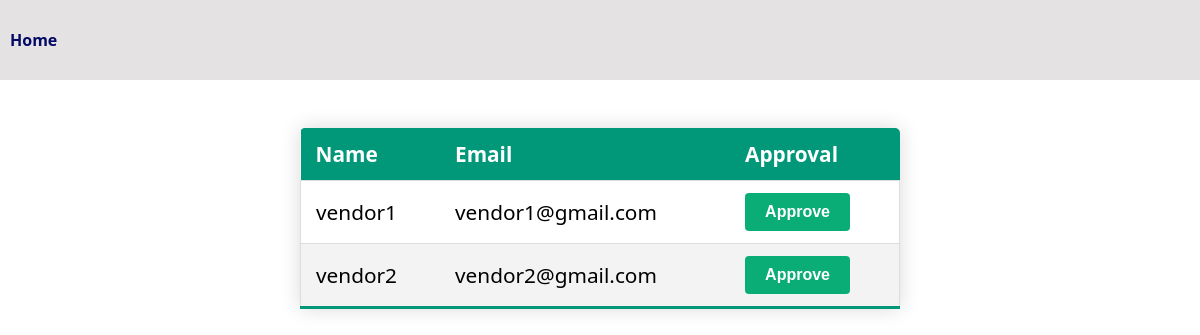
/approve_vendor/, run on an earlier commit of the app's database.
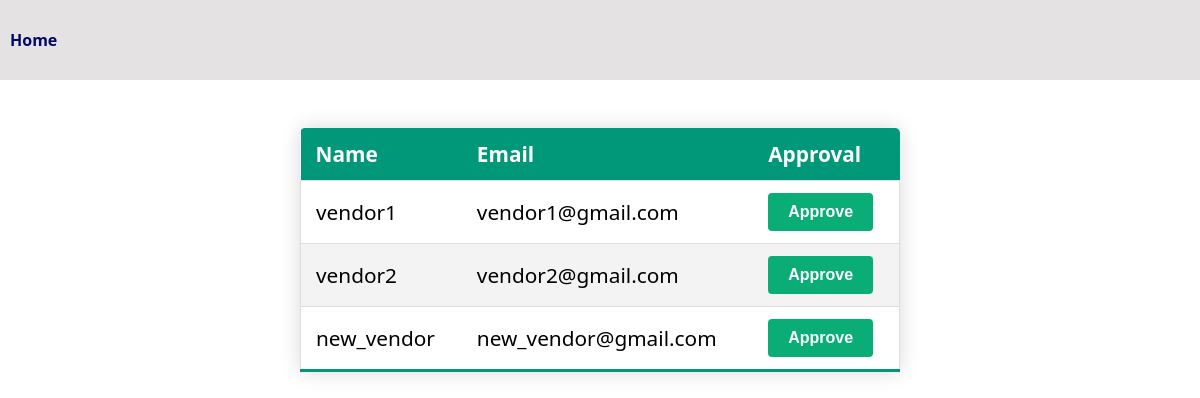
And on a later commit of the database.
### vendor_app/models.py (models this page shows, shortened)
class Vendor(models.Model):
  vendor_name = models.CharField(max_length=25)
  vendor_email = models.EmailField()
  vendor_password = models.CharField(max_length=25)
  vendor_approval_status = models.BooleanField(default=False)

### admin_app/views.py (the view, shortened to what this page needs)
# urls.py: path('approve_vendor/', approve_vendor, name='approve_vendor'),
def approve_vendor(request):
    vendor_object = Vendor.objects.all()
    return render(request, 'admin_approve_vendor.html',{'vendor_object':vendor_object})

### templates/admin_approve_vendor.html (shortened to what this page needs)
<!DOCTYPE html>
<html lang="en">
  <head>
  </head>
  <body>
    <div class="vendor-approval-table">
      <nav>
        <div class="nav">
          <a href="{% url 'admin_app:admin_page' %}">Home</a>
        </div>
      </nav>
      <table class="content-table">
        <thead>
          <tr>
            <th>Name</th>
            <th>Email</th>
            <th>Approval</th>
          </tr>
        </thead>
        <tbody>
          {% for i in vendor_object %}
          <tr>
            <td>{{i.vendor_name}}</td>
            <td>{{i.vendor_email}}</td>
            <form action="" method="post">
              <td>
                <button type="submit">Approve</button>
              </td>
            </form>
          </tr>
          {% endfor %}
        </tbody>
      </table>
    </div>
  </body>
</html>

What changed in the data, as far as the page shows it:
added Vendor: vendor_name "new_vendor", vendor_email "new_vendor@gmail.com"
